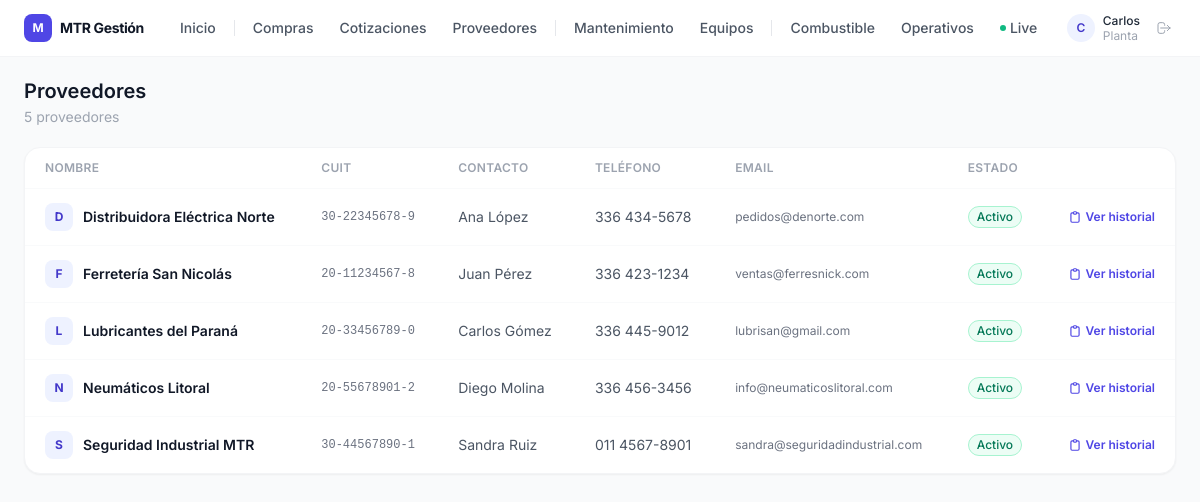
The app's page /suppliers (signed in) with its own data.
### app/models.py (models this page shows)
class User(Base):
    __tablename__ = "users"
    id = Column(Integer, primary_key=True, index=True)
    name = Column(String, nullable=False)
    email = Column(String, unique=True, nullable=False, index=True)
    hashed_password = Column(String, nullable=False)
    role = Column(String, nullable=False)  # planta | autorizador | admin | superadmin
    plant = Column(String, nullable=False)  # MTR1 | MTR2 | ROSARIO | TODAS
    active = Column(Boolean, default=True)
    created_at = Column(DateTime, default=datetime.utcnow)
    purchases_requested = relationship("Purchase", foreign_keys="Purchase.requested_by_id", back_populates="requester")
    purchases_authorized = relationship("Purchase", foreign_keys="Purchase.authorized_by_id", back_populates="authorizer")

class Supplier(Base):
    __tablename__ = "suppliers"
    id = Column(Integer, primary_key=True, index=True)
    name = Column(String, nullable=False)
    cuit = Column(String)
    contact_name = Column(String)
    contact_phone = Column(String)
    email = Column(String)
    active = Column(Boolean, default=True)
    created_at = Column(DateTime, default=datetime.utcnow)
    purchases = relationship("Purchase", back_populates="supplier")

### app/routers/suppliers.py (the view)
@router.get("", response_class=HTMLResponse)
async def list_suppliers(request: Request, db: Session = Depends(get_db), current_user=Depends(require_compras_access)):
    suppliers = db.query(models.Supplier).order_by(models.Supplier.name).all()
    return templates.TemplateResponse(request, "suppliers/list.html", {"user": current_user, "suppliers": suppliers})

### templates/suppliers/list.html (shortened to what this page needs)
{% extends "base.html" %}
{% block content %}
<div class="flex items-center justify-between mb-5">
  <div>
    <h1 class="text-xl font-semibold text-gray-900">Proveedores</h1>
    <p class="text-sm text-gray-400 mt-0.5">{{ suppliers|length }} proveedor{% if suppliers|length != 1 %}es{% endif %}</p>
  </div>
</div>
<div class="bg-white border border-gray-100 rounded-2xl shadow-sm overflow-hidden">
  <table class="hidden md:table w-full text-sm">
    <thead>
      <tr class="border-b border-gray-50">
        <th class="px-5 py-3 text-left text-xs font-semibold text-gray-400 uppercase tracking-wide">Nombre</th>
        <th class="px-5 py-3 text-left text-xs font-semibold text-gray-400 uppercase tracking-wide">CUIT</th>
        <th class="px-5 py-3 text-left text-xs font-semibold text-gray-400 uppercase tracking-wide">Contacto</th>
        <th class="px-5 py-3 text-left text-xs font-semibold text-gray-400 uppercase tracking-wide">Teléfono</th>
        <th class="px-5 py-3 text-left text-xs font-semibold text-gray-400 uppercase tracking-wide">Email</th>
        <th class="px-5 py-3 text-left text-xs font-semibold text-gray-400 uppercase tracking-wide">Estado</th>
        <th class="px-5 py-3"></th>
      </tr>
    </thead>
    <tbody class="divide-y divide-gray-50">
      {% for s in suppliers %}
      <tr class="hover:bg-gray-50 transition-colors {% if not s.active %}opacity-50{% endif %}">
        <td class="px-5 py-3.5">
          <div class="flex items-center gap-2.5">
            <div class="w-7 h-7 rounded-lg bg-indigo-50 flex items-center justify-center text-indigo-700 text-xs font-bold flex-shrink-0">
              {{ s.name[0]|upper }}
            </div>
            <a href="/suppliers/{{ s.id }}" class="font-semibold text-gray-900 hover:text-indigo-700">{{ s.name }}</a>
          </div>
        </td>
        <td class="px-5 py-3.5 text-gray-500 font-mono text-xs">{{ s.cuit or "—" }}</td>
        <td class="px-5 py-3.5 text-gray-600">{{ s.contact_name or "—" }}</td>
        <td class="px-5 py-3.5 text-gray-600">{{ s.contact_phone or "—" }}</td>
        <td class="px-5 py-3.5 text-gray-500 text-xs">{{ s.email or "—" }}</td>
        <td class="px-5 py-3.5">
          <span class="inline-flex text-xs font-medium px-2 py-0.5 rounded-full {% if s.active %}bg-emerald-50 text-emerald-700 border border-emerald-200{% else %}bg-gray-100 text-gray-400 border border-gray-200{% endif %}">
            {{ "Activo" if s.active else "Inactivo" }}
          </span>
        </td>
        <td class="px-5 py-3.5 text-right">
          <div class="flex items-center justify-end gap-3">
            <a href="/suppliers/{{ s.id }}" class="inline-flex items-center gap-1 text-indigo-600 hover:text-indigo-800 text-xs font-semibold">
              <svg class="w-3.5 h-3.5" fill="none" stroke="currentColor" viewBox="0 0 24 24"><path stroke-linecap="round" stroke-linejoin="round" stroke-width="2" d="M9 5H7a2 2 0 00-2 2v12a2 2 0 002 2h10a2 2 0 002-2V7a2 2 0 00-2-2h-2M9 5a2 2 0 002 2h2a2 2 0 002-2M9 5a2 2 0 012-2h2a2 2 0 012 2"/></svg>
              Ver historial
            </a>
          </div>
        </td>
      </tr>
      {% else %}
      <tr>
        <td colspan="7" class="px-5 py-12 text-center text-gray-400 text-sm">
          No hay proveedores. {% if user.role in ("admin","superadmin") %}<a href="/suppliers/new" class="text-indigo-600 font-medium">Crear el primero →</a>{% endif %}
        </td>
      </tr>
      {% endfor %}
    </tbody>
  </table>
</div>
{% endblock %}

### templates/base.html (shortened to what this page needs)
<!DOCTYPE html>
<html lang="es" class="h-full">
<head>
  <script src="https://cdn.tailwindcss.com"></script>
</head>
<body class="h-full bg-gray-50 text-gray-900">
{% if user %}
<header class="hidden md:block bg-white border-b border-gray-100 sticky top-0 z-40">
  <div class="max-w-7xl mx-auto px-6 h-14 flex items-center justify-between">
    <div class="flex items-center gap-6">
      <a href="/dashboard" class="flex items-center gap-2 font-bold text-gray-900 tracking-tight text-sm flex-shrink-0">
        <span class="w-7 h-7 rounded-lg bg-indigo-600 flex items-center justify-center text-white text-xs font-bold">M</span>
        <span class="hidden lg:inline">MTR Gestión</span>
      </a>
      <nav class="flex items-center gap-0.5 text-sm">
        <a href="/dashboard" class="px-3 py-1.5 rounded-md font-medium text-gray-600 hover:text-gray-900 hover:bg-gray-100">Inicio</a>
        {% if user.role not in ("tecnico", "operador") %}
        <a href="/purchases" class="px-3 py-1.5 rounded-md font-medium text-gray-600 hover:text-gray-900 hover:bg-gray-100">Compras</a>
        <a href="/quotes" class="px-3 py-1.5 rounded-md font-medium text-gray-600 hover:text-gray-900 hover:bg-gray-100">Cotizaciones</a>
        <a href="/suppliers" class="px-3 py-1.5 rounded-md font-medium text-gray-600 hover:text-gray-900 hover:bg-gray-100">Proveedores</a>
        {% endif %}
        {% if user.role not in ("operador",) %}
        <a href="/maintenance" class="px-3 py-1.5 rounded-md font-medium text-gray-600 hover:text-gray-900 hover:bg-gray-100">Mantenimiento</a>
        <a href="/equipment" class="px-3 py-1.5 rounded-md font-medium text-gray-600 hover:text-gray-900 hover:bg-gray-100">Equipos</a>
        {% endif %}
        <a href="/fuel" class="px-3 py-1.5 rounded-md font-medium text-gray-600 hover:text-gray-900 hover:bg-gray-100">Combustible</a>
        {% if user.role in ("admin", "superadmin", "planta") %}
        <a href="/operations" class="px-3 py-1.5 rounded-md font-medium text-gray-600 hover:text-gray-900 hover:bg-gray-100">Operativos</a>
        <a href="/operations/live" class="px-3 py-1.5 rounded-md font-medium text-gray-600 hover:text-gray-900 hover:bg-gray-100 inline-flex items-center gap-1">
          <span class="w-1.5 h-1.5 rounded-full bg-emerald-500"></span>
          Live
        </a>
        {% endif %}
      </nav>
    </div>
    <div class="flex items-center gap-3">
      <div class="flex items-center gap-2">
        <div class="w-7 h-7 rounded-full bg-indigo-50 flex items-center justify-center text-indigo-700 text-xs font-semibold">
          {{ user.name[0]|upper }}
        </div>
        <div class="text-xs leading-tight hidden lg:block">
          <p class="font-medium text-gray-800">{{ user.name.split()[0] }}</p>
          <p class="text-gray-400 capitalize">{{ user.role }}</p>
        </div>
        <a href="/logout" class="ml-1 p-1 text-gray-400 hover:text-gray-600 rounded" title="Salir">
          <svg class="w-4 h-4" fill="none" stroke="currentColor" viewBox="0 0 24 24"><path stroke-linecap="round" stroke-linejoin="round" stroke-width="1.5" d="M17 16l4-4m0 0l-4-4m4 4H7m6 4v1a3 3 0 01-3 3H6a3 3 0 01-3-3V7a3 3 0 013-3h4a3 3 0 013 3v1"/></svg>
        </a>
      </div>
    </div>
  </div>
</header>
{% endif %}
<main class="max-w-7xl mx-auto px-4 md:px-6 py-5 {% if user %}pb-24 md:pb-8{% endif %}">
  {% block content %}{% endblock %}
</main>
</body>
</html>

### templates/base.html (style rules this page uses)
body { font-family: 'Inter', sans-serif; }
a, button { transition: all .15s ease; }

### records on screen
User: name "C", name "Carlos", role "Planta"
Supplier: name "D", name "Distribuidora Eléctrica Norte", cuit "30-22345678-9", contact_name "Ana López", contact_phone "336 434-5678", email "pedidos@denorte.com", active "Activo"
Supplier: name "F", name "Ferretería San Nicolás", cuit "20-11234567-8", contact_name "Juan Pérez", contact_phone "336 423-1234", email "ventas@ferresnick.com", active "Activo"
Supplier: name "L", name "Lubricantes del Paraná", cuit "20-33456789-0", contact_name "Carlos Gómez", contact_phone "336 445-9012", email "lubrisan@gmail.com", active "Activo"
Supplier: name "N", name "Neumáticos Litoral", cuit "20-55678901-2", contact_name "Diego Molina", contact_phone "336 456-3456", email "info@neumaticoslitoral.com", active "Activo"
Supplier: name "S", name "Seguridad Industrial MTR", cuit "30-44567890-1", contact_name "Sandra Ruiz", contact_phone "011 4567-8901", email "sandra@seguridadindustrial.com", active "Activo"

### other values on screen
{{ suppliers|length }} "5"
